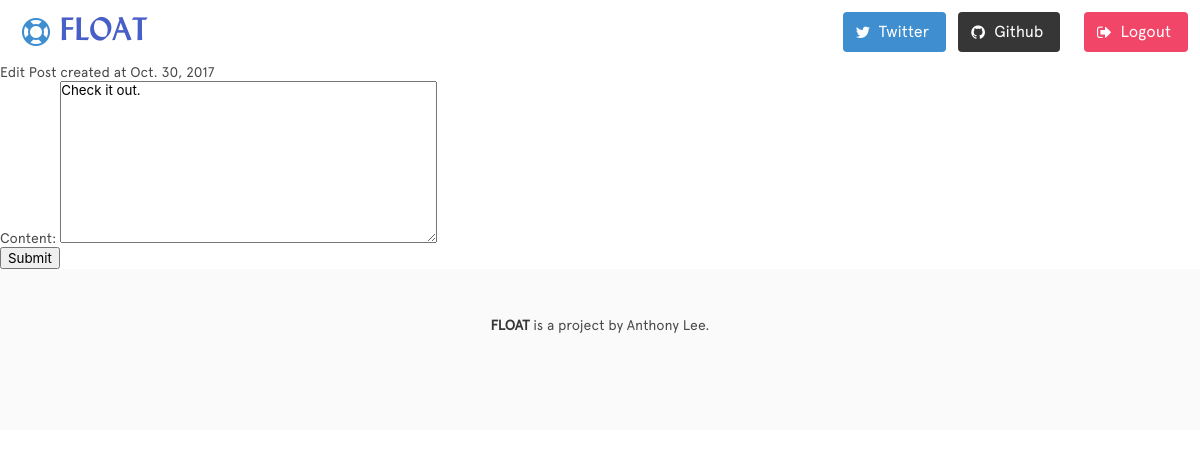
The page /posts/1/edit/ (signed in) on the database as committed earlier.
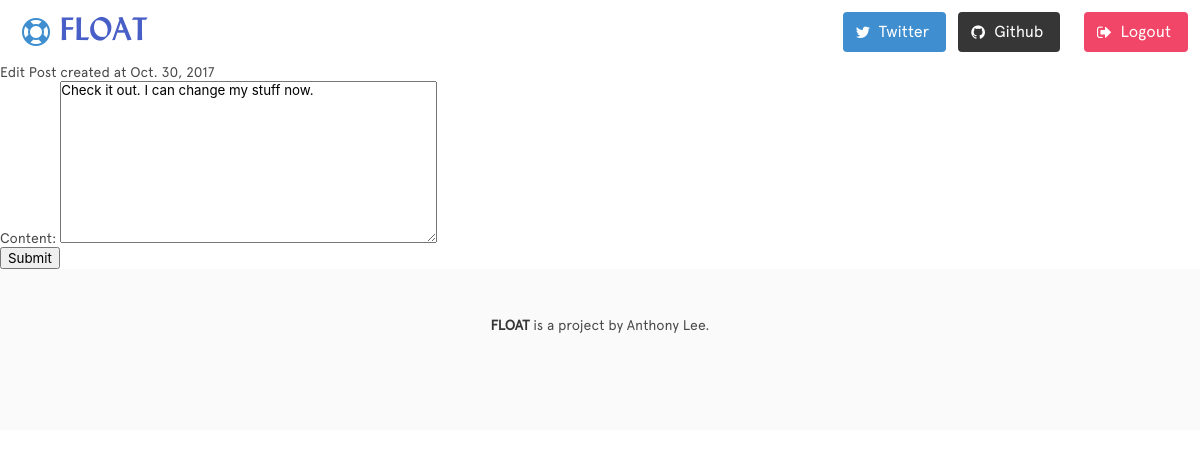
The same page on the database as committed later.
### posts/models.py (models this page shows)
class Post(models.Model):
    content = models.TextField(max_length=255)
    created_at = models.DateField(auto_now_add=True)
    user = models.ForeignKey(User)

### posts/views.py (the view)
# urls.py: url(r'^posts/(?P<pk>\d+)/edit/$', views.PostUpdateView.as_view(),
class PostUpdateView(LoginRequiredMixin, UpdateView):
    fields = ('content',)
    model = Post
    template_name = "post_update.html"

### posts/templates/post_update.html (shortened to what this page needs)
{% extends 'base.html' %}
{% block content %}
    <h1>Edit Post created at {{ post.created_at }}</h1>
    <form role="form" action="" method="post">
        {{ form.as_p }}
        <button type="submit">Submit</button>
    </form>
{% endblock content %}

Rows that differ between the two databases and show on the page:
changed Post: content "Check it out." → "Check it out. I can change my stuff now."
